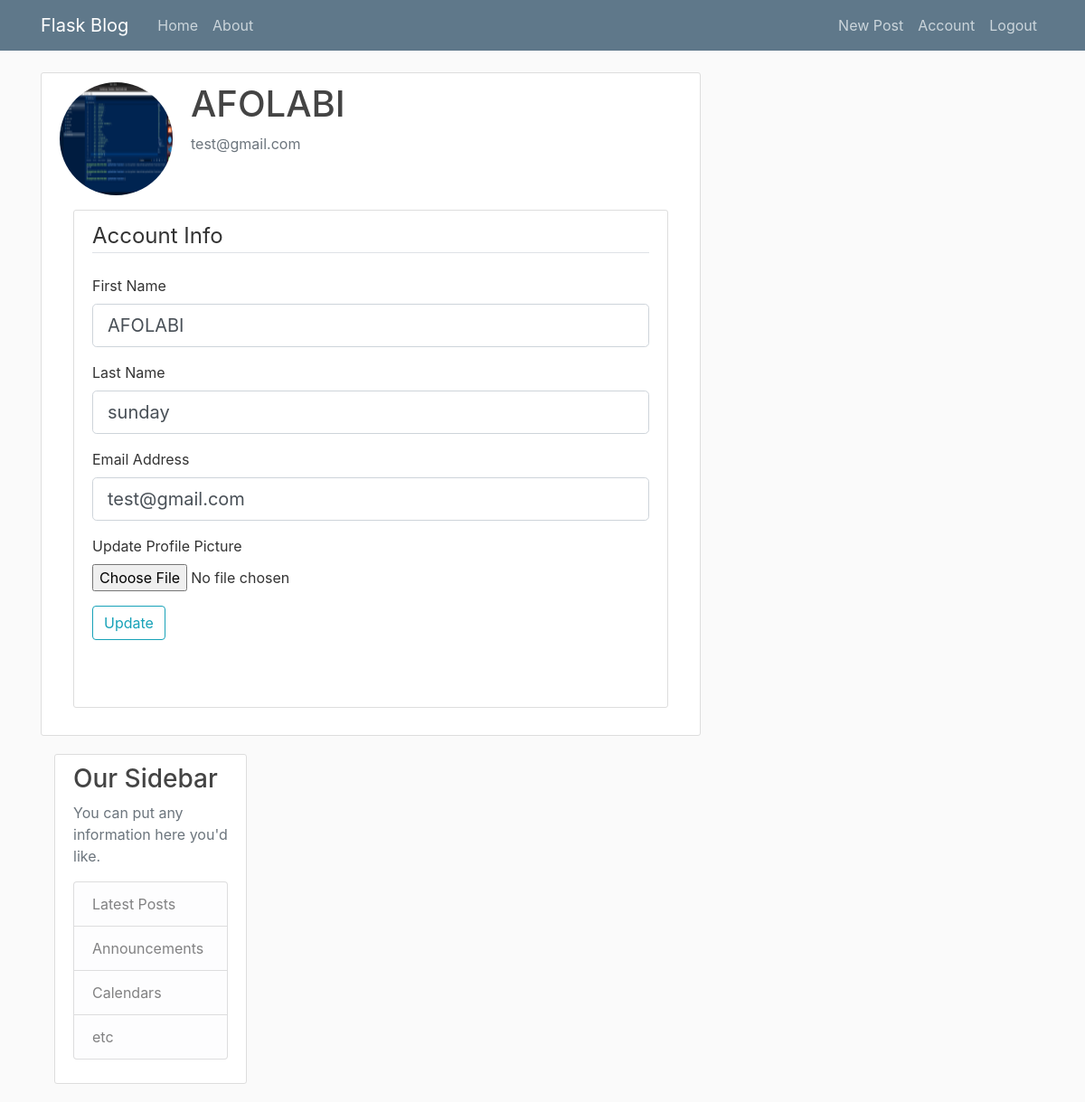
Page /account (signed in) on the committed database.
### flask_intro/models.py (models this page shows, shortened)
class User(db.Model, UserMixin):
    id = db.Column(db.Integer, primary_key=True)
    fname = db.Column(db.String(20), unique=False, nullable=False)
    lname = db.Column(db.String(20), unique=False, nullable=False)
    email = db.Column(db.String(120), unique=True, nullable=False)
    image_file = db.Column(db.String(20), nullable=False, default='default.png')
    password = db.Column(db.String(60), nullable=False)
    posts = db.relationship('Post', backref='author', lazy=True)

### flask_intro/route.py (the view)
@app.route('/account', methods=['GET', 'POST'])
@login_required
def account():
    form = UpdateForm()
    if form.validate_on_submit():
        if form.picture.data:
            picture_file = save_picture(form.picture.data)
            current_user.image_file = picture_file
        current_user.fname = form.fname.data
        current_user.lname = form.lname.data
        current_user.email = form.Email.data
        db.session.commit()
        flash('Details Successfully Updated', 'success')
        return redirect(url_for('account'))
    elif request.method == 'GET':
        form.fname.data = current_user.fname
        form.lname.data = current_user.lname
        form.Email.data = current_user.email
    image_file = url_for('static', filename='profile_pic/' + current_user.image_file)
    return render_template('account.html', title='Account', image_file=image_file, form=form)

### flask_intro/forms.py (shortened to what this page needs)
class UpdateForm(FlaskForm):
    fname = StringField("First Name", validators=[DataRequired(), Length(min=2, max=20)])
    lname = StringField("Last Name", validators=[DataRequired(), Length(min=2, max=20)])
    Email = StringField("Email Address", validators=[DataRequired(), Email()])
    picture = FileField('Update Profile Picture', validators=[FileAllowed(['jpg', 'png'])])
    submit = SubmitField("Update")

### flask_intro/models.py (called while the page is built)
@login_manager.user_loader
def load_user(user_id):
    return User.query.get(int(user_id))

### flask_intro/templates/account.html (shortened to what this page needs)
{% extends "layout.html" %}
{% block content %}
<div class="content-section">
    <div class="media">
      <img class="rounded-circle account-img" src="{{ image_file }}">
      <div class="media-body">
        <h2 class="account-heading">{{ current_user.fname }}</h2>
        <p class="text-secondary">{{ current_user.email }}</p>
      </div>
    </div>
<div class="container">
<div class="content-section">
    <form method="POST" action="" enctype="multipart/form-data">
        <fieldset class="form-group">
            <legend class="border-bottom mb-4">Account Info</legend>
            <div class="form-group">
                {{ form.fname.label(class="form-control-label") }}
                {% if form.fname.errors %}
                {{ form.fname(class="form-control form-control-lg is-invalid") }}
                <div class="invalid-feedback">
                    {% for error in form.fname.errors %}
                    <span>{{ error }}</span>
                    {% endfor %}
                </div>
                {% else %}
                {{ form.fname(class="form-control form-control-lg") }}
                {% endif %}
            </div>
            <fieldset class="form-group">
                <div class="form-group">
                    {{ form.lname.label(class="form-control-label") }}
                    {% if form.lname.errors %}
                    {{ form.fname(class="form-control form-control-lg is-invalid") }}
                    <div class="invalid-feedback">
                        {% for error in form.lname.errors %}
                        <span>{{ error }}</span>
                        {% endfor %}
                    </div>
                    {% else %}
                    {{ form.lname(class="form-control form-control-lg") }}
                    {% endif %}
                </div>
                <fieldset class="form-group">
                    <div class="form-group">
                        {{ form.Email.label(class="form-control-label") }}
                        {% if form.Email.errors %}
                        {{ form.Email(class="form-control form-control-lg is-invalid") }}
                        <div class="invalid-feedback">
                            {% for error in form.Email.errors %}
                            <span>{{ error }}</span>
                            {% endfor %}
                        </div>
                        {% else %}
                        {{ form.Email(class="form-control form-control-lg") }}
                        {% endif %}
                    </div>
                    <div class="form-group">
                      {{ form.picture.label() }}
                      {{ form.picture(class="form-control-file") }}
                  </div>
                  <div class="form-group">
                      {{ form.submit(class="btn btn-outline-info") }}
                  </div>
    </form>
</div>
</div>
{% endblock%}

### flask_intro/static/main.css (style rules this page uses)
body { background: #fafafa; color: #333333; margin-top: 5rem; }
h1, h2, h3, h4, h5, h6 { color: #444444; }
.content-section { background: #ffffff; padding: 10px 20px; border: 1px solid #dddddd; border-radius: 3px; margin-bottom: 20px; }
.account-img { height: 125px; width: 125px; margin-right: 20px; margin-bottom: 16px; }
.account-heading { font-size: 2.5rem; }

### rows in the picture
User: fname "AFOLABI", email "test@gmail.com", lname "sunday"
